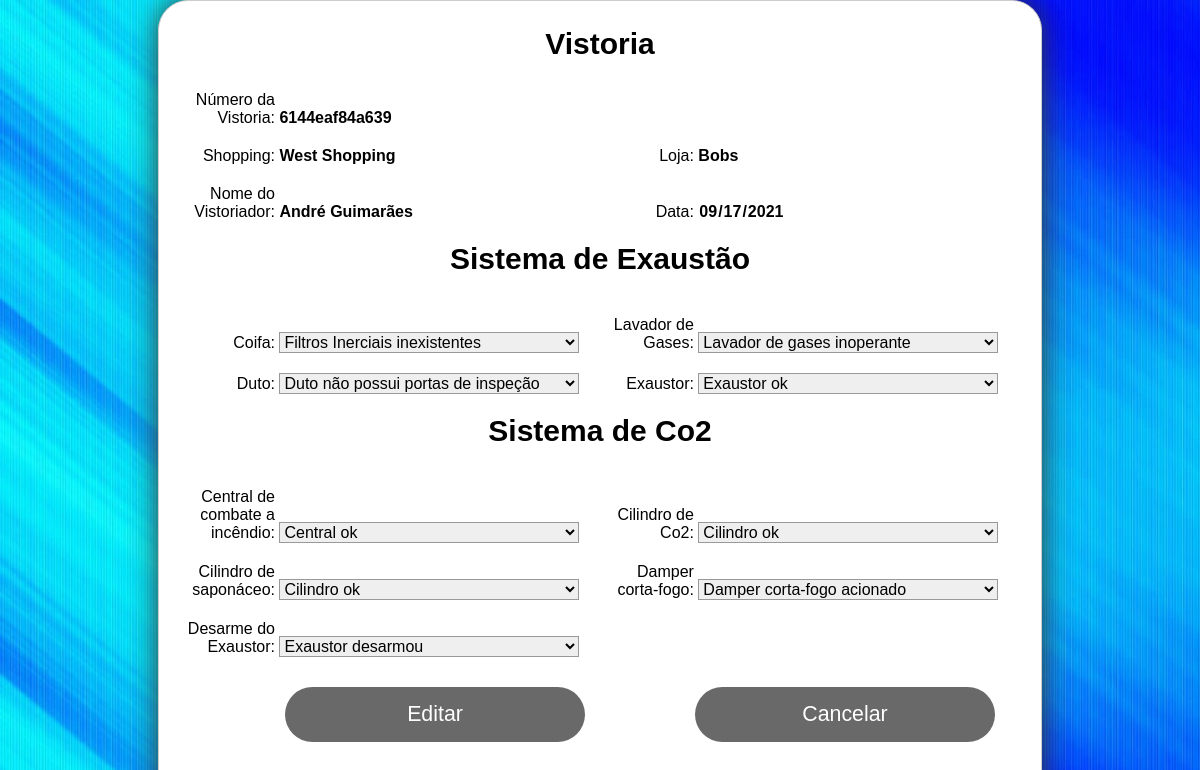
Screenshot of /vistoria/formEditarVistoria.php?idEquipamentos=115 (signed in) with the database file from the repository.
### tables this page shows
CREATE TABLE `equipamentos` (
  `idEquipamentos` int(11) NOT NULL AUTO_INCREMENT,
  `shoppingVistoria` varchar(50) DEFAULT NULL,
  `lojaVistoria` varchar(50) DEFAULT NULL,
  `nomeVistoriador` varchar(20) DEFAULT NULL,
  `dataVistoria` date DEFAULT NULL,
  `coifa` varchar(100) DEFAULT NULL,
  `lavador` varchar(100) DEFAULT NULL,
  `duto` varchar(100) DEFAULT NULL,
  `exaustor` varchar(100) DEFAULT NULL,
  `central` varchar(100) DEFAULT NULL,
  `co2` varchar(100) DEFAULT NULL,
  `saponaceo` varchar(100) DEFAULT NULL,
  `damper` varchar(100) DEFAULT NULL,
  `desarmeEx` varchar(100) DEFAULT NULL,
  `id_loja` int(11) DEFAULT NULL,
  `numero` varchar(13) NOT NULL,
  PRIMARY KEY (`idEquipamentos`),
  UNIQUE KEY `id_loja` (`id_loja`)
);

### vistoria/formEditarVistoria.php (the view, shortened to what this page needs)
<?php
	include_once "../conexao.php";
	$idEquipamentos = filter_var($_GET['idEquipamentos'], FILTER_SANITIZE_NUMBER_INT);
	$consulta = $conectar->query("SELECT * FROM equipamentos WHERE idEquipamentos = '$idEquipamentos'");
	$linha = $consulta->fetch(PDO::FETCH_ASSOC);
?>
<!DOCTYPE html>
<html lang="pt-BR">
<head>
	<link rel="stylesheet" href="../estilos.css">
</head>
<body>
<form class="cadastroVistoria" action="editarVistoria.php" method="post">
    <h3 id="cadastroShop">Vistoria</h3>
    <?php
        function selected( $value, $selected ){
        return $value==$selected ? ' selected="selected"' : '';
    }
     ?>
       <div>
        <label for="numero">Número da Vistoria:</label>
             <input type="text" name="numero" value="<?php echo $linha['numero']?>" id="numero" readonly/>
    </div>
   <div class="esquerda">
        <label for="shoppingVistoria">Shopping:</label>
             <input type="text" name="shoppingVistoria" value="<?php echo $linha['shoppingVistoria']?>" id="shoppingVistoria" readonly/>
    </div>
    <div class="direita">
        <label for="lojaVistoria">Loja:</label>
             <input type="text" name="lojaVistoria" value="<?php echo $linha['lojaVistoria']?>" id="lojaVistoria" readonly/>
    </div>
    <div class="esquerda">
        <label for="nomeVistoriador">Nome do Vistoriador:</label>
             <input type="text" name="nomeVistoriador" value="<?php echo $linha['nomeVistoriador']?>" id="nomeVistoriador" readonly/>
    </div>
      <div class="esquerda">
        <label for="dataVistoria">Data:</label>
        <input type="date" name="dataVistoria" value="<?php echo $linha['dataVistoria']?>" id="dataVistoria" readonly/>
    </div>
      <h3 id="cadastroShop">Sistema de Exaustão</h3>
    <div class="direita">
        <label for="coifa">Coifa:</label>
        <select name="coifa" id="coifa">
            <option value="Filtros Inerciais inexistentes" <?php echo selected( 'Filtros Inerciais inexistentes', $linha['coifa']); ?>>Filtros Inerciais inexistentes</option>
        </select>
    </div>
    <div class="esquerda">
        <label for="lavador">Lavador de Gases:</label>
        <select name="lavador" id="lavador">
            <option value="Lavador de gases inoperante" <?php echo selected( 'Lavador de gases inoperante', $linha['lavador']); ?>>Lavador de gases inoperante</option>
        </select>
    </div>
    <div class="direita">
        <label for="duto">Duto:</label>
        <select name="duto" id="duto">
            <option value="Duto não possui portas de inspeção" <?php echo selected( 'Duto não possui portas de inspeção', $linha['duto']); ?>>Duto não possui portas de inspeção</option>
        </select>
    </div>
      <div class="esquerda">
       <label for="exaustor">Exaustor:</label>
        <select name="exaustor" id="exaustor">
            <option value="Exaustor ok" <?php echo selected( 'Exaustor ok', $linha['exaustor']); ?>>Exaustor ok</option>
        </select>
    </div>
    <h3 id="cadastroShop">Sistema de Co2</h3>
     <div class="direita">
      <label for="central">Central de combate a incêndio:</label>
        <select name="central" id="central">
            <option value="Central ok" <?php echo selected( 'Central ok', $linha['central']); ?>>Central ok</option>
        </select>
    </div>
      <div class="esquerda">
       <label for="co2">Cilindro de Co2:</label>
        <select name="co2" id="co2">
            <option value="Cilindro ok" <?php echo selected( 'Cilindro ok',$linha['co2']); ?>>Cilindro ok</option>
        </select>
    </div>
    <div class="direita">
          <label for="saponaceo">Cilindro de saponáceo:</label>
        <select name="saponaceo" id="saponaceo">
            <option value="Cilindro ok" <?php echo selected( 'Cilindro ok',$linha['saponaceo']); ?>>Cilindro ok</option>
        </select>
    </div>
    <div class="esquerda">
       <label for="damper">Damper corta-fogo:</label>
        <select name="damper" id="damper">
            <option value="Damper corta-fogo acionado" <?php echo selected( 'Damper corta-fogo acionado',$linha['damper']); ?>>Damper corta-fogo acionado</option>
        </select>
    </div>
    <div class="direita">
          <label for="desarmeEx">Desarme do Exaustor:</label>
        <select name="desarmeEx" value="<?php echo $linha['desarmeEx']?>" id="desarmeEx">
            <option value="Exaustor desarmou" <?php echo selected( 'Exaustor desarmou',$linha['desarmeEx']); ?>>Exaustor desarmou</option>
        </select>
    </div>
    <div>
        <button class="threed" id="botaoEditarVistoria" type="submit">Editar</button>
        <button class="threed" id="botaoCancelarVistoria" ><a href="editar-excluirVistoria.php">Cancelar</a> </button>
    </div>
    </form>
</body>
</html>

### estilos.css (style rules this page uses)
* { margin: 0px; padding: 0px; }
h3 { text-align: center; margin-top: 50px; }
body { background-image: url("imagens/fundo2.jpg"); background-size: cover; font-family: arial; color: white; }
a { color: white; text-decoration: none; text-align: center; display: block; }
.cadastroVistoria { margin: 0 auto; width: 850px; height: 900px; background-color: white; color: black; padding: 1em; border: 1px solid #CCC; border-radius: 30px; overflow: hidden; font-family: sans-serif; box-shadow: 0 0 30px #333; }
h3#cadastroShop { margin-top: 10px; margin-bottom: 30px; font-size: 30px; }
.esquerda { display: inline-block; }
.direita { display: inline-block; }
input, select { font: 1em sans-serif; width: 300px; -moz-box-sizing: border-box; box-sizing: border-box; border: 1px solid #999; }
input { border-color: #000; }
div { margin: 10px; }
button#botaoEditarVistoria { display: inline-block; height: 55px; width: 300px; margin: 10px; border-radius: 30px; border: none; font-size: 16pt; padding: 10px 20px; background-color: #696969; color: white; outline: none; margin-left: 100px; margin-top: 10px; float: left; cursor: pointer; }
button#botaoCancelarVistoria { display: inline-block; height: 55px; width: 300px; margin: 10px; border-radius: 30px; border: none; font-size: 16pt; padding: 10px 20px; background-color: #696969; color: white; outline: none; margin-left: 100px; margin-top: 10px; float: left; cursor: pointer; }
label { display: inline-block; width: 90px; text-align: right; }
input#numero, input#shoppingVistoria, input#lojaVistoria, input#nomeVistoriador, input#dataVistoria, input#coifaRel, input#lavadorRel, input#dutoRel, input#exaustorRel, input#centralRel, input#co2Rel, input#saponaceoRel, input#damperRel, input#desarmeExRel { box-shadow: 0 0 0 0; border: 0 none; outline: 0; font-weight: bold; }

### rows the page displays
equipamentos: numero "6144eaf84a639", shoppingVistoria "West Shopping", lojaVistoria "Bobs", nomeVistoriador "André Guimarães", dataVistoria "09/17/2021", desarmeEx "Exaustor desarmou"
